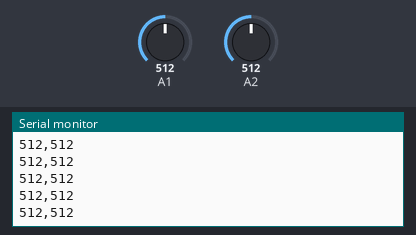
Bench run of a sketch on a simulated Arduino Uno, built with avr-gcc and run on an emulated ATmega328P. Parts: the last lines printed to the serial monitor. Inputs (shaded band) come from the test bench; at power-on: A1 = 512, A2 = 512.

Above: at 1.2 s.
1.3 s: A1 set to 716
At 1.33 s:
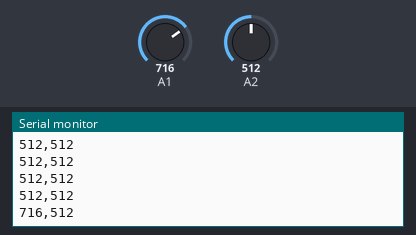
4.3 s: A2 set to 716
At 4.31 s:
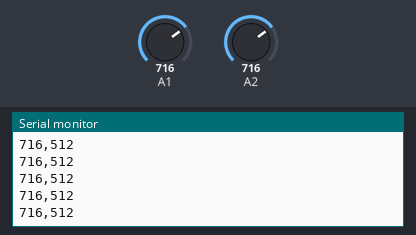
5.8 s: A1 set to 900
At 5.83 s:
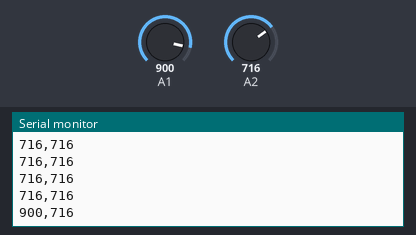
7.3 s: A2 set to 900
At 7.35 s:
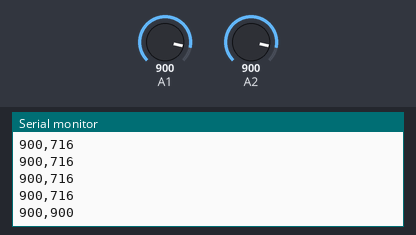
Timing chart, 0 to 9.8 s (numbered marks = the images above; inputs shaded):
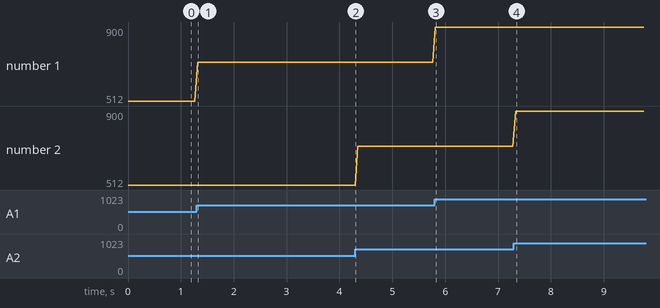

Measured:
- after the input at 1.3 s, the serial monitor: prints a new line at once (image 1)
- after the input at 5.8 s, the serial monitor: prints a new line at once (image 3)
- after the input at 7.3 s, the serial monitor: prints a new line at once (image 4)
- plotted number 1: 512 → 716 after the input at 1.3 s, 716 → 900 after the input at 5.8 s

The sketch:

sensor.ino
```cpp
void setup() {
  // put your setup code here, to run once:
  Serial.begin(9600);

}

void loop() {
  // put your main code here, to run repeatedly:
  int value1 = analogRead(1);
  Serial.print(value1);
  int value2 = analogRead(2);
  Serial.print(",");
  Serial.println(value2);
  delay(50);
}
```
